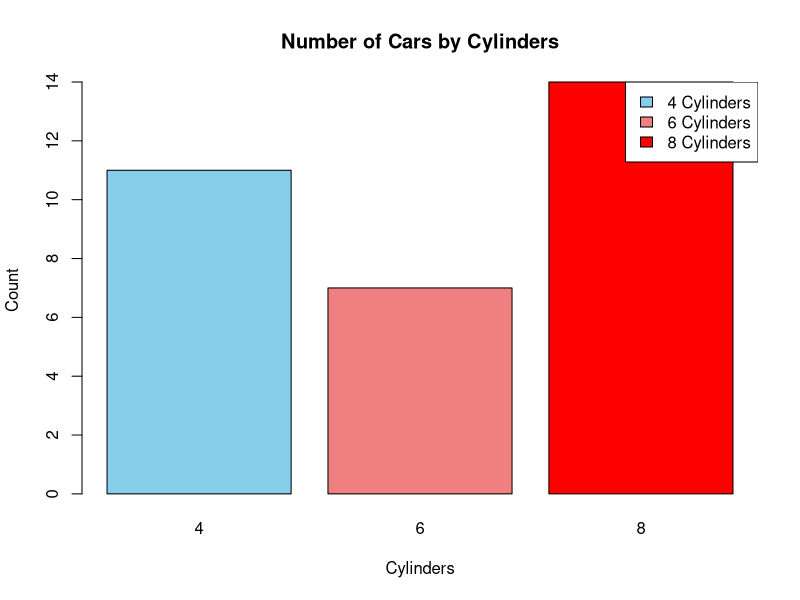
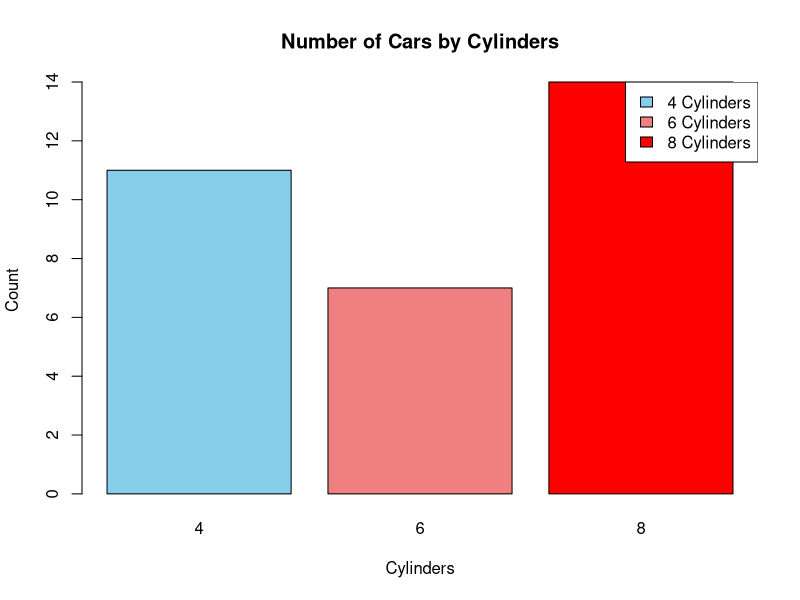

The R source for these figures, in order:
counts <- table(mtcars$cyl)
barplot(counts, col = c("skyblue", "lightcoral", "red"),
        main = "Number of Cars by Cylinders",
        xlab = "Cylinders",
        ylab = "Count")

# Add a legend
legend("topright", legend = c("4 Cylinders", "6 Cylinders", "8 Cylinders"),
       fill = c("skyblue", "lightcoral", "red"))
counts <- table(mtcars$cyl)
barplot(counts, col = c("skyblue", "lightcoral", "red"),
        main = "Number of Cars by Cylinders",
        xlab = "Cylinders",
        ylab = "Count")

# Add a legend
legend("topright", legend = c("4 Cylinders", "6 Cylinders", "8 Cylinders"),
       fill = c("skyblue", "lightcoral", "red"))
